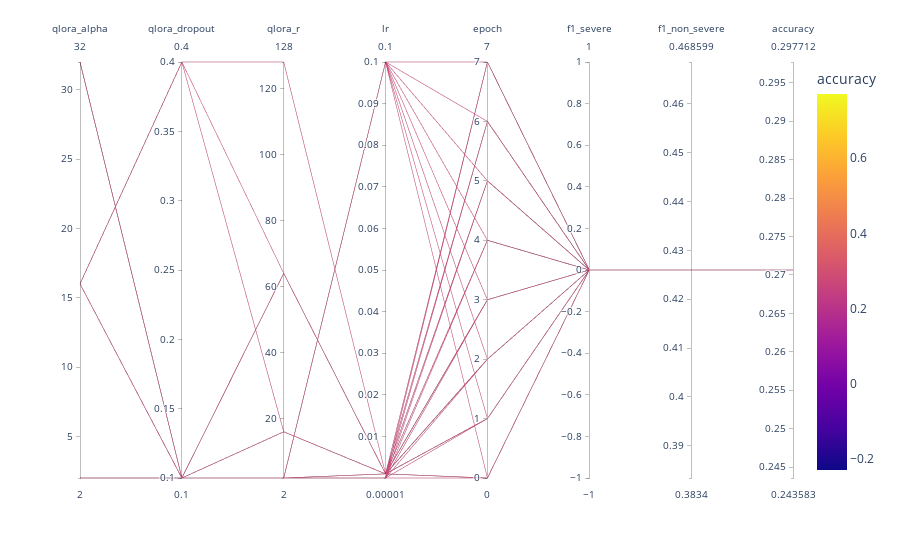

Notebook code cell kept with this figure:
### Code cell
fig = px.parallel_coordinates(
    df,
    dimensions=["qlora_alpha", "qlora_dropout", "qlora_r", "lr", "epoch", "f1_severe", "f1_non_severe", "accuracy"],
    color="accuracy",
)
fig.show()
